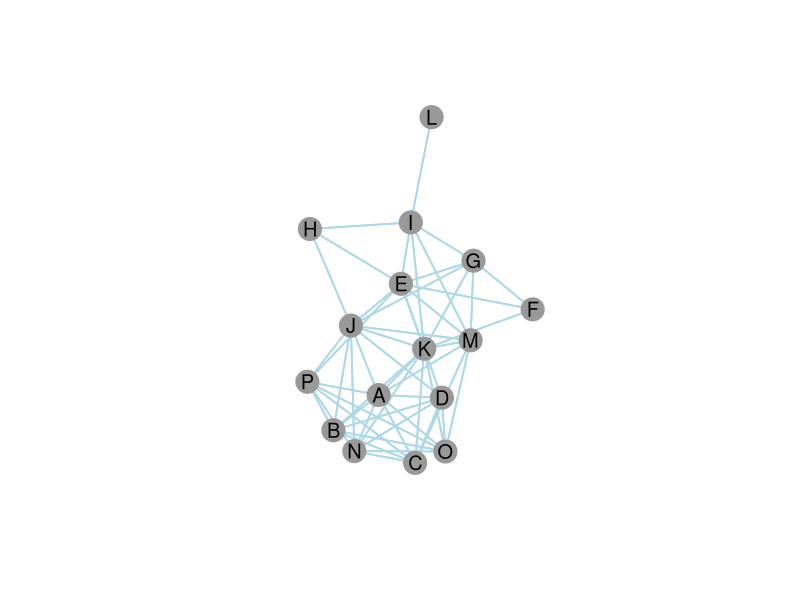

Generate this figure with R: (Note: this script raises an error after producing the figure.)
library(igraph)
library(ggplot2)
library(ggdendro)
library(network)
library(sna)
#library(rgl)
library(readxl)
library(tidyverse)

set.seed(10)
#### Trabalhando com a base de dados da rede one mode.
## Importar dados Rede.R:  
onemode <- read_excel("r1.xlsx")

## Transformar data.frame em matrix 
onemode2 = onemode[ , -1]
rownames(onemode2) <- c("A","B","C","D","E","F","G","H","I", "J","K", "L","M","N","O","P") 
matrix_onemode = as.matrix(onemode2)
matrix_onemode


## Plotar a rede 
rede_onemode <- graph_from_adjacency_matrix(matrix_onemode, mode = c("undirected"), weighted = NULL, diag=FALSE)

png("g1.png", 1000, 1000, type='cairo')
# om <- plot(rede_onemode, mode= "kamadakawai", vertex.color="gray80", vertex.frame.color= "gray50", vertex.label.cex = 0.7, edge.color = "orange", vertex.label.family= ("cal"))
om <- gplot(matrix_onemode,
            vertex.cex = 1.5,
            vertex.col="gray60", 
            edge.col = "lightblue", 
            usearrows = FALSE, 
            vertex.border = "gray60", 
            displaylabels=TRUE,
            label.cex = 1.2,
            label.pos = 5,
            mode = "kamadakawai"
)
dev.off()


# Calcular Centralidade de Grau (degree), Centralidade de Proximidade (closeness) e Centralidade de Intermedia??o (betweenness)
d = degree(matrix_onemode,gmode="onemode",cmode="indegree")
c = closeness(matrix_onemode,gmode="onemode")
cb = betweenness(matrix_onemode,gmode="onemode")


# Mostrar degree, closeness e betweenness juntos em formato de tabela
centralidade = t(rbind(d,c,b))
rownames(centralidade) <- c("A","B","C","D","E","F","G","H","I", "J","K", "L","M","N","O","P") 
colnames(centralidade) <- c("Degree","Closeness","Betweenness") 
centralidade

dd <- as.data.frame(d)
ggplot(dd, aes(d)) + geom_histogram(binwidth = 1.5)+ labs(x ="Grau", y = "Contagem")


## An?lises da Rede One Mode: 
## K ? o ator que possui o maior n?mero de la?os com outros atores (11 la?os). ? tamb?m o elemento que possui maior proximidade e faz mais intermedia??es que os demais.
## L ? o ator que possui menos la?os (somente com I). Portanto, ? o ator mais distante dos demais e n?o possui intermedia??es.
## Se retirarmos as liga??es de L com I, n?o haver? grandes altera??es na rede.

## Trocar dado LI e IL para zero e plotar a rede 
sem_l_onemode = matrix_onemode
sem_l_onemode[9,12] = sem_l_onemode[9,12]==0
sem_l_onemode[12,9] = sem_l_onemode[12,9]==0
sem_l <- graph_from_adjacency_matrix(sem_l_onemode, mode = c("undirected"), weighted = NULL)

png("g2.png",1000, 1000, type='cairo')

gplot(sem_l_onemode, 
      vertex.cex = 1.5,
      vertex.col="gray60", 
      edge.col = "lightblue", 
      usearrows = FALSE, 
      vertex.border = "gray60", 
      displaylabels=TRUE,
      label.cex = 1.2,
      label.pos = 5, 
      coord = om)

# plot(sem_l, vertex.color="gray80", vertex.frame.color= "gray50", vertex.label.cex = 0.7, edge.color = "orange", vertex.label.family= ("cal"), coord = om)
dev.off()

## Calcular medidas de centralidades sem liga??o com L.
## O resultado da medida de proximidade ficou zerado para todos os atores.
d2 = degree(sem_l_onemode,gmode="onemode",cmode="indegree")
c2 = closeness(sem_l_onemode,gmode="onemode")
b2 = betweenness(sem_l_onemode,gmode="onemode")
centralidade2 = t(rbind(d2,c2,b2))
rownames(centralidade2) = c("A","B","C","D","E","F","G","H","I", "J","K", "L","M","N","O","P") 
colnames(centralidade2) = c("Degree","Closeness","Betweenness") 
centralidade2

dd2 <- as.data.frame(d2)

ggplot(dd2, aes(d2)) + geom_histogram(binwidth = 1.5) + labs(x ="Grau", y = "Contagem")


## Ao retirar K da matrix:
# J apareceu com maior n?mero de la?os (9);
# J e E ficaram os mais pr?ximos dos demais;
# E ficou com mais intermedia??es.
sem_k_onemode = matrix_onemode[-11,-11]
sem_k <- graph_from_adjacency_matrix(sem_k_onemode, mode = c("undirected"), weighted = NULL)

# plot(sem_k, layout= om, vertex.color="gray80", vertex.frame.color= "gray50", vertex.label.cex = 0.7, edge.color = "orange", vertex.label.family= ("cal"))

#exclui o K tamb?m da lista de coordenadas
om<-om[-11,]

png("g3.png", 1000, 1000, type='cairo')
gplot(sem_k_onemode, 
      vertex.cex = 1.5,
      vertex.col="gray80", 
      edge.col = "orange", 
      usearrows = FALSE, 
      vertex.border = "gray80", 
      displaylabels=TRUE,
      label.cex = 1.2,
      label.pos = 5, 
      coord = om)
dev.off()


d3 = degree(sem_k_onemode,gmode="onemode",cmode="indegree")
c3 = closeness(sem_k_onemode,gmode="onemode")
b3 = betweenness(sem_k_onemode,gmode="onemode")
centralidade3 = t(rbind(d3,c3,b3))
rownames(centralidade3) = c("A","B","C","D","E","F","G","H","I", "J","L","M","N","O","P") 
colnames(centralidade3) = c("Degree","Closeness","Betweenness") 
centralidade3

dd3 <- as.data.frame(d3)
ggplot(dd3, aes(d3)) + geom_histogram(binwidth = 1.5) + labs(x ="Grau", y = "Contagem")

#Gera os boxplots dos graus das redes
graus<- as.data.frame(t(rbind(d, d2, d3)))
# graus_s <- gather(graus, "rede", "grau")

ggplot(graus_s, aes(rede, grau)) + geom_boxplot()


## ggnetwork
# ggplot(n, aes(x = x, y = y, xend = xend, yend = yend)) +
#   geom_edges(color = "black") +
#   geom_nodelabel(aes(color = vertex.names, label = LETTERS[ vertex.names ]),
#                  fontface = "bold") +
#   theme_blank()

set.seed(10)
ggplot(ggnetwork(matrix_onemode), aes(x = x, y = y, xend = xend, yend = yend)) +
  geom_edges(color = "black") +
  geom_nodelabel(aes(color = vertex.names, label = vertex.names),
                fontface = "bold", label.r=unit(0.2, "lines"), size = 7) +
  theme_blank()

ggplot(ggnetwork(sem_k_onemode), aes(x = x, y = y, xend = xend, yend = yend)) +
  geom_edges(color = "black") +
  geom_nodelabel(aes(color = vertex.names, label = vertex.names),
                 fontface = "bold", label.r=unit(0.2, "lines"), size = 7) +
  theme_blank()


ggplot(ggnetwork(), aes(x = x, y = y, xend = xend, yend = yend)) +
  geom_edges(color = "black") +
  geom_nodelabel(aes(color = vertex.names, label = vertex.names),
                 fontface = "bold", label.r=unit(0.2, "lines"), size = 7) +
  theme_blank()
